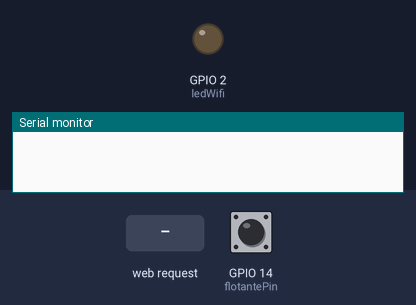
Recording of a sketch running on a simulated ESP8266 (NodeMCU). Shown: output pins drawn as LEDs (lit = HIGH), the last lines printed to the serial monitor. Inputs (shaded band) come from the test bench; at power-on: GPIO 14 (flotantePin) HIGH. WiFi joins after 1.5 s; servers stay silent unless stated.

Above: at 0.1 s.
At 2.7 s:
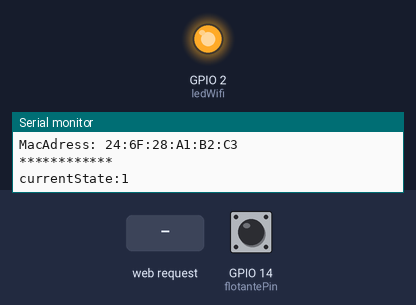
2.8 s: HTTP request GET /on received
Timing chart, 0 to 5.8 s (numbered marks = the images above; inputs shaded):
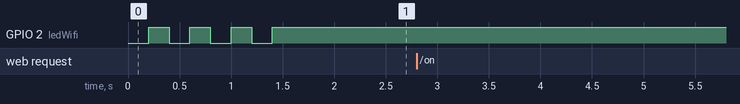

The sketch:

ESPNOW_Transmisor.ino
```cpp
#include <ESP8266WiFi.h>
#include <ESP8266WebServer.h>
#include <Ticker.h>
#include <espnow.h>
#include <ESP8266mDNS.h>

#define ledWifi 2
#define flotantePin 14

WiFiServer server(80);

const char* ssid = "WiFi-GABI";
const char* password = "15692638";

uint8_t remoteMac[] = { 0x40, 0x91, 0x51, 0x4E, 0x4D, 0xFB };

String header;

int decisegundo = 0;
int webServerState = 0;
int lastState = -1;
int currentState = 0;

String Pagina = R"(
 <!DOCTYPE html>
<html>
<head>
  <meta charset='utf-8' />
  <title>Control bomba</title>
  <style>
    body {
      text-align: center;
    }
    h1 {
      margin-top: 70px;
      margin-bottom: 155px;
      font-size: 100px;
      color: #000000;
    }

    h2 {
      font-size: 75px;
      margin-bottom: 50px;
      color: #000000;
    }

    button {
      font-size: 70px;
      margin: 10px;
      background-color:#529EFF;
      color: #000000;
      border: none;
      padding: 15px 30px;
      cursor: pointer;
    }
  </style>
</head>
<body>
  <h1>Servidor Web</h1>

  <h2>BOMBA AGUA</h2>

  <a href='/on'><button style='height:225px;width:450px'>ON</button></a>

  <H3> </H3>

  <a href='/off'><button style='height:225px;width:450px'>OFF</button></a>
</body>
</html>
)";

Ticker tic_ledWifi;

byte cont = 0;
byte max_intentos = 50;

void parpadeoLed() {
  byte estado = digitalRead(ledWifi);
  digitalWrite(ledWifi, !estado);
}

void setup() {
  pinMode(ledWifi, OUTPUT);
  pinMode(flotantePin, INPUT);

  Serial.begin(115200);
    Serial.println("\n");

  tic_ledWifi.attach(0.2, parpadeoLed);

  WiFi.mode(WIFI_STA);
  WiFi.begin(ssid, password);
  while (WiFi.status() != WL_CONNECTED and cont < max_intentos) {
    cont++;
    delay(500);
    Serial.print(".");
  }

  Serial.println("");

  if (cont < max_intentos) {
    Serial.println("************");
    Serial.print("Conectado a la red WiFi: ");
    Serial.println(WiFi.SSID());
    Serial.print("IP: ");
    Serial.println(WiFi.localIP());
    Serial.print("MacAdress: ");
    Serial.println(WiFi.macAddress());
    Serial.println("************");
    digitalWrite(ledWifi, LOW);
  } else {
    Serial.println("************");
    Serial.println("Error de conexión");
    Serial.println("************");
  }

  tic_ledWifi.detach();
  digitalWrite(ledWifi, HIGH);

  esp_now_init();
  esp_now_set_self_role(ESP_NOW_ROLE_CONTROLLER);
  esp_now_add_peer(remoteMac, ESP_NOW_ROLE_SLAVE, 1, NULL, 0);

  server.begin();

}

void loop() {

   while (decisegundo == 9000){
    int flotanteState = digitalRead(flotantePin);
    uint8_t dataToSend = 0;
    currentState = 0;
    esp_now_send(remoteMac, &dataToSend, sizeof(dataToSend));
    Serial.println("esperando a que se llene el tanque con agua corriente");
    Serial.print ("currentState:");
    Serial.println ( currentState);
    delay(100);

  if (flotanteState == 0){
      decisegundo = 0;
    }
   }

  int flotanteState = digitalRead(flotantePin);

  if (flotanteState == 1){
    currentState = 1;
    decisegundo ++;
    delay(100);
  }
  else if (webServerState == 1){
      currentState = 1;
      delay(100);
    }
    else {
      currentState = 0;
      decisegundo = 0;
    }

  if (currentState != lastState) {
    uint8_t dataToSend = currentState;
    esp_now_send(remoteMac, &dataToSend, sizeof(dataToSend));
    delay(10);

    lastState = currentState;
    Serial.print ("currentState:");
    Serial.println ( currentState);
  }

  WiFiClient client = server.available();

  if (client) {
    String currentLine = "";
    while (client.connected()) {
      if (client.available()) {
        char c = client.read();
        header += c;
        if (c == '\n') {
          if (currentLine.length() == 0) {
            client.println("HTTP/1.1 200 OK");
            client.println("Content-type:text/html");
            client.println("Connection: close");
            client.println();


            if (header.indexOf("GET /on") >= 0) {
              webServerState = 1;
              Serial.print("webServerState:");
              Serial.println( webServerState);
            } else if (header.indexOf("GET /off") >= 0) {
              webServerState = 0;
              Serial.print("webServerState:");
              Serial.println( webServerState);
            }

            client.println(Pagina);

            client.println();
            break;
          } else {
            currentLine = "";
          }
        } else if (c != '\r') {
          currentLine += c;
        }
      }
    }

    header = "";

    client.stop();
    }
  }
```
